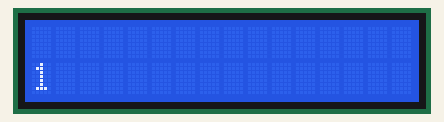
A sketch run on a simulated Arduino Uno, built with avr-gcc and run on an emulated ATmega328P. Parts: 16×2 character LCD.

Above: at 0.1 s.
At 2.1 s:
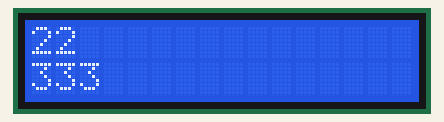
At 4.1 s:
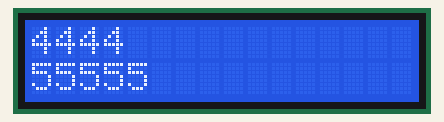
At 9.2 s:
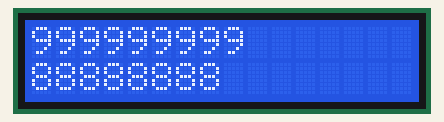
At 13.2 s:
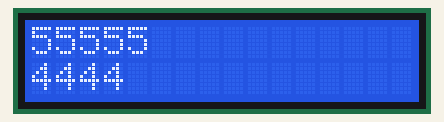
At 18.2 s:
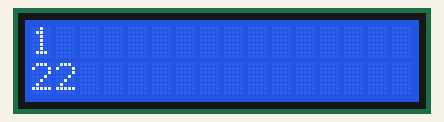

The sketch:

sketch_oct28a.ino
```cpp
#include <LiquidCrystal.h>

// Inicializa o LCD com os pinos RS, RW, Enable e D4-D7
LiquidCrystal lcd(12, 11, 10, 9, 8, 7);  // rs, enable, d1, d2, d3, d4
#include <LiquidCrystal.h>

void setup() {
  lcd.begin(16, 2);  // Inicia o LCD com 16 colunas e 2 linhas
}

void loop() {
  // Sequência crescente
  for (int i = 1; i <= 9; i++) {
    lcd.clear();
    lcd.setCursor(0,0);
    for (int j = 0; j < i-1; j++) {
      lcd.print(i-1);
    }
    lcd.setCursor(0, 1);
    for (int j = 0; j < i; j++){
      lcd.print(i);
    }
    delay(1000);  // Atraso de 1 segundo
  }
  // Sequência decrescente
    for (int i = 8; i >= 1; i--){
    lcd.clear();
    lcd.setCursor(0,0);
    for (int j = 0; j < i+1; j++) {
      lcd.print(i+1);
    }
    lcd.setCursor(0, 1);
    for (int j = 0; j < i; j++){
      lcd.print(i);
    }
    delay(1000);  // Atraso de 1 segundo
  }
}
```

Measured:
- by itself, everything shown: repeats every 17.1 s, in 17 steps
- what the display in image 1 shows lasts 1.0 s, from 2.1 s to 3.1 s
